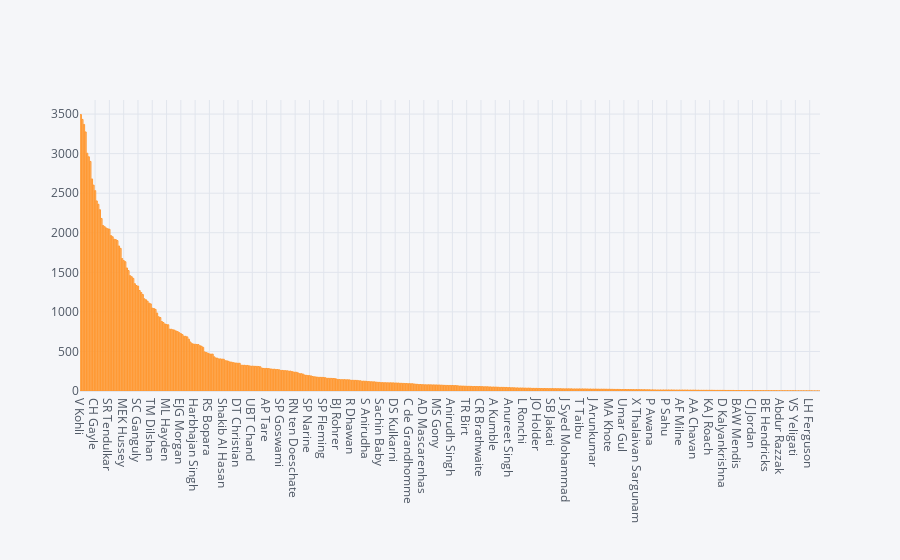

The notebook cell this image was saved under:
### Code cell
batsman = batsman.sort_values('bat', ascending = False)
batsman['bat'].iplot(kind ='bar')

### Figure 1 — Plotly figure (JSON) as saved in the notebook; plotly's stock layout.template omitted (floating-point values rounded to 4 significant figures; data arrays with more than 128 entries replaced by an {"elided": "..."} marker saying what was removed)
{"data": [{"marker": {"color": "rgba(255, 153, 51, 0.6)", "line": {"color": "rgba(255, 153, 51, 1.0)", "width": 1}}, "name": "bat", "orientation": "v", "text": "", "type": "bar", "x": {"elided": "466 str values"}, "y": {"elided": "466 int values"}}], "layout": {"legend": {"bgcolor": "#F5F6F9", "font": {"color": "#4D5663"}}, "paper_bgcolor": "#F5F6F9", "plot_bgcolor": "#F5F6F9", "title": {"font": {"color": "#4D5663"}}, "xaxis": {"gridcolor": "#E1E5ED", "showgrid": true, "tickfont": {"color": "#4D5663"}, "title": {"font": {"color": "#4D5663"}, "text": ""}, "zerolinecolor": "#E1E5ED"}, "yaxis": {"gridcolor": "#E1E5ED", "showgrid": true, "tickfont": {"color": "#4D5663"}, "title": {"font": {"color": "#4D5663"}, "text": ""}, "zerolinecolor": "#E1E5ED"}}}
